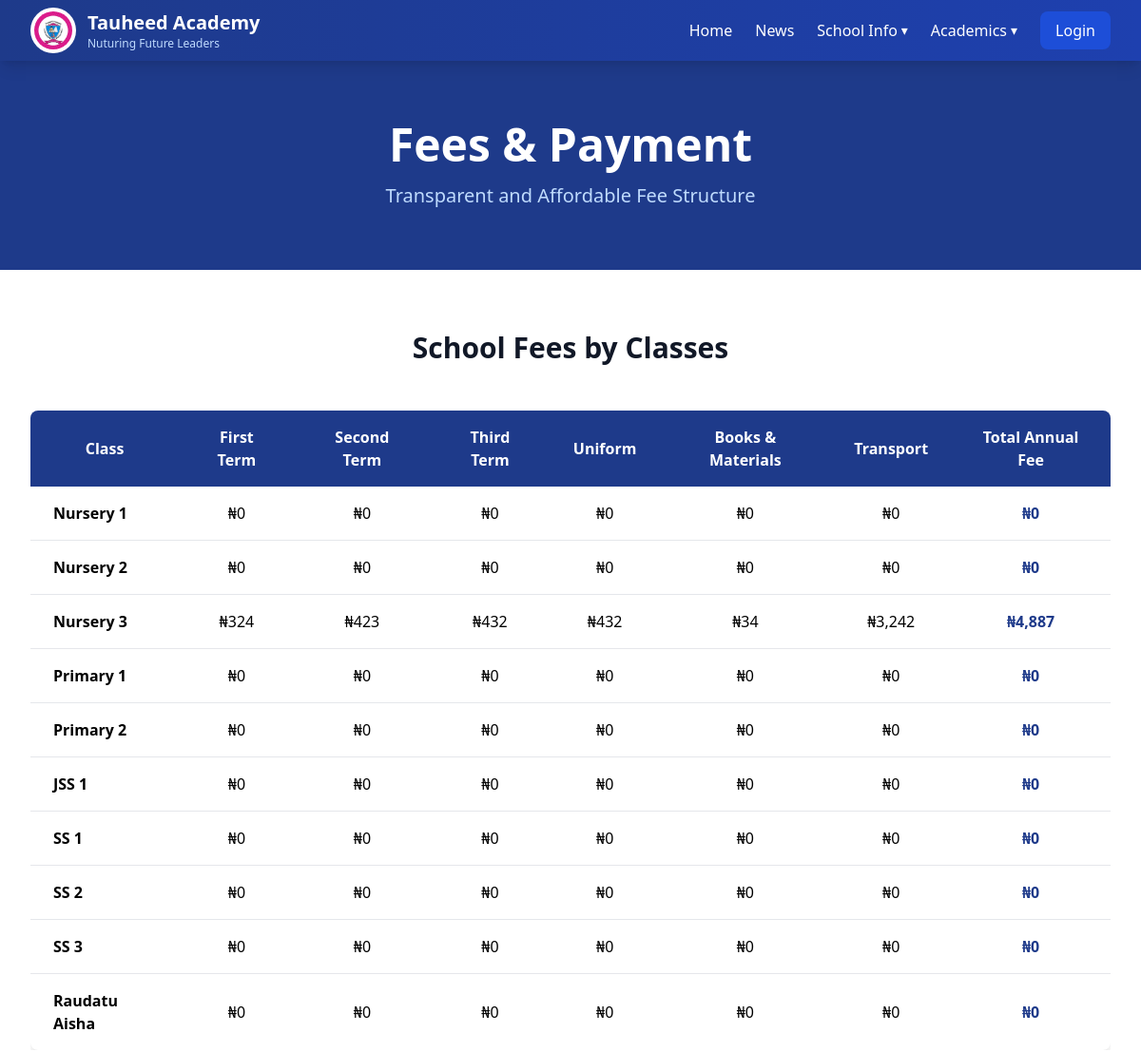
Page /pages/fees.php (upper part) on the earlier database version.
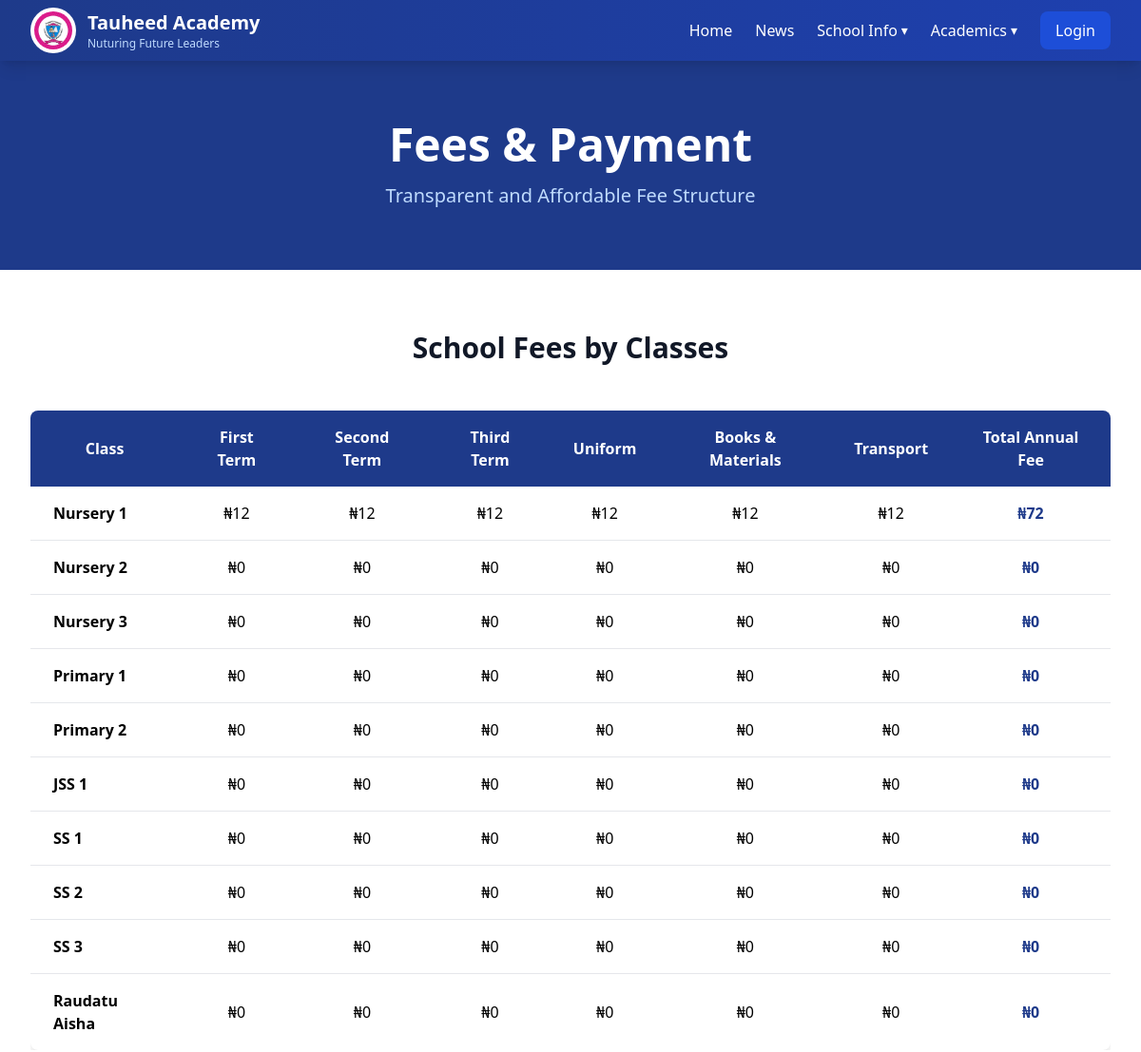
Same page on the later database version.
### tables this page shows
CREATE TABLE `schools` (
  `id` int(11) NOT NULL,
  `name` varchar(150) NOT NULL,
  `motto` varchar(255) DEFAULT NULL,
  `address` varchar(255) DEFAULT NULL,
  `phone` varchar(20) DEFAULT NULL,
  `email` varchar(100) DEFAULT NULL,
  `whatsapp_number` varchar(20) DEFAULT NULL,
  `facebook` varchar(255) DEFAULT NULL,
  `twitter` varchar(255) DEFAULT NULL,
  `instagram` varchar(255) DEFAULT NULL,
  `logo_path` varchar(255) DEFAULT NULL,
  `created_at` timestamp NOT NULL DEFAULT current_timestamp(),
  `updated_at` timestamp NOT NULL DEFAULT current_timestamp() ON UPDATE current_timestamp()
);

CREATE TABLE `fees` (
  `id` int(11) NOT NULL,
  `class_id` int(11) NOT NULL,
  `first_term` decimal(10,2) DEFAULT NULL,
  `second_term` decimal(10,2) DEFAULT NULL,
  `third_term` decimal(10,2) DEFAULT NULL,
  `uniform` decimal(10,2) DEFAULT NULL,
  `transport` decimal(10,2) DEFAULT NULL,
  `materials` decimal(10,2) DEFAULT NULL,
  `created_at` timestamp NOT NULL DEFAULT current_timestamp(),
  `updated_at` timestamp NOT NULL DEFAULT current_timestamp() ON UPDATE current_timestamp()
);

CREATE TABLE `classes` (
  `id` int(11) NOT NULL,
  `section_id` int(11) NOT NULL,
  `name` varchar(100) NOT NULL,
  `created_at` timestamp NOT NULL DEFAULT current_timestamp(),
  `updated_at` timestamp NOT NULL DEFAULT current_timestamp() ON UPDATE current_timestamp(),
  `level` int(11) NOT NULL
);

### routes/functions.php (called while the page is built, shortened)
<?php
include(__DIR__ .  '/./web.php');
function route($name)
{
    global $routes;
    if (isset($routes[$name])) {
        return $routes[$name]['url'];
    }
    return '/tauheed-academy-project/';
}
function asset($path)
{
    return "/tauheed-academy-project/static/" . $path;
}

### routes/web.php (called while the page is built, shortened)
<?php
$baseUrl = BASE_URL;

### pages/fees.php (the view, shortened to what this page needs)
<?php
include(__DIR__ .  '/../includes/header.php');
$stmt = $conn->prepare("
    SELECT
        classes.name,
        fees.*,
        (
            first_term +
            second_term +
            third_term +
            uniform +
            transport +
            materials
        ) AS total
    FROM fees
    LEFT JOIN classes ON fees.class_id = classes.id
    ORDER BY classes.level ASC
");
$stmt->execute();
$fees = $stmt->get_result()->fetch_all(MYSQLI_ASSOC);
?>
<body class="bg-gray-50">
    <?php include(__DIR__ .  '/../includes/nav.php'); ?>
    <section class="bg-blue-900 text-white py-16">
        <div class="max-w-7xl mx-auto px-4 sm:px-6 lg:px-8 text-center">
            <h1 class="text-4xl md:text-5xl font-bold mb-4">Fees & Payment</h1>
            <p class="text-xl text-blue-200">Transparent and Affordable Fee Structure</p>
        </div>
    </section>
    <section class="py-16 bg-white">
        <div class="max-w-7xl mx-auto px-4 sm:px-6 lg:px-8">
            <h2 class="text-3xl font-bold text-center text-gray-900 mb-12">School Fees by Classes</h2>
            <div class="overflow-x-auto">
                <table class="w-full bg-white shadow-lg rounded-lg overflow-hidden">
                    <thead class="bg-blue-900 text-white">
                        <tr>
                            <th class="px-6 py-4 text-center">Class</th>
                            <th class="px-6 py-4 text-center">First Term</th>
                            <th class="px-6 py-4 text-center">Second Term</th>
                            <th class="px-6 py-4 text-center">Third Term</th>
                            <th class="px-6 py-4 text-center">Uniform</th>
                            <th class="px-6 py-4 text-center">Books & Materials</th>
                            <th class="px-6 py-4 text-center">Transport</th>
                            <th class="px-6 py-4 text-center">Total Annual Fee</th>
                        </tr>
                    </thead>
                    <tbody class="divide-y divide-gray-200">
                        <?php foreach ($fees as $fee): ?>
                            <tr class="hover:bg-gray-50">
                                <td class="px-6 py-4 font-semibold"><?= $fee['name'] ?></td>
                                <td class="px-6 py-4 text-center">₦<?= number_format($fee['first_term']) ?></td>
                                <td class="px-6 py-4 text-center">₦<?= number_format($fee['second_term']) ?></td>
                                <td class="px-6 py-4 text-center">₦<?= number_format($fee['third_term']) ?></td>
                                <td class="px-6 py-4 text-center">₦<?= number_format($fee['uniform']) ?></td>
                                <td class="px-6 py-4 text-center">₦<?= number_format($fee['materials']) ?></td>
                                <td class="px-6 py-4 text-center">₦<?= number_format($fee['transport']) ?></td>
                                <td class="px-6 py-4 text-center font-bold text-blue-900">₦<?= number_format($fee['total']) ?></td>
                            </tr>
                        <?php endforeach ?>
                    </tbody>
                </table>
            </div>
        </div>
    </section>
</body>
</html>

### includes/header.php (shortened to what this page needs)
<?php
include(__DIR__ .  '/../routes/functions.php');
$is_logged_in = false;
$stmt = $conn->prepare('SELECT * FROM schools ORDER BY created_at ASC LIMIT 1');
$stmt->execute();
$result = $stmt->get_result();
$school = $result->fetch_assoc();
?>
<!DOCTYPE html>
<html lang="en">
<head>
    <script src="https://cdn.tailwindcss.com"></script>
    <link rel="stylesheet" href="https://cdnjs.cloudflare.com/ajax/libs/font-awesome/6.5.1/css/all.min.css">
    <link href="https://cdn.jsdelivr.net/npm/tom-select/dist/css/tom-select.css" rel="stylesheet">
</head>

### includes/nav.php (shortened to what this page needs)
<nav class="bg-gradient-to-r from-blue-900 to-blue-800 text-white sticky top-0 z-50 shadow-lg">
    <div class="max-w-7xl mx-auto px-4 sm:px-6 lg:px-8">
        <div class="flex justify-between items-center h-16">
            <div class="flex items-center gap-3">
                <img src="<?= asset('images/logo.png') ?>" alt="School Logo" class="h-12 w-12 rounded-full bg-white p-1">
                <div>
                    <h1 class="text-xl font-bold"><?= $school['name'] ?? 'Tauheed Academy' ?></h1>
                    <p class="text-xs text-blue-200"><?= $school['motto'] ?? '' ?></p>
                </div>
            </div>
            <div class="hidden md:flex items-center gap-6">
                <a href="<?= route('home') ?>" class="hover:text-blue-300 transition">Home</a>
                <a href="<?= route('news') ?>" class="hover:text-blue-300 transition">News</a>
                <div class="relative group">
                    <div class="hover:text-blue-300 transition flex items-center gap-1">
                        School Info
                        <span class="text-sm">▾</span>
                    </div>
                </div>
                <div class="relative group">
                    <div class="hover:text-blue-300 transition flex items-center gap-1">
                        Academics
                        <span class="text-sm">▾</span>
                    </div>
                </div>
                <?php if ($is_logged_in): ?>
                    <a href="<?= route('profile') ?>" class="hover:text-blue-300 transition">Profile</a>
                    <?php if ($user_type === 'teacher') : ?>
                        <a href="<?= route('results-management'); ?>" class="hover:text-blue-300 transition">Results</a>
                    <?php elseif ($user_type === 'student') : ?>
                        <a href="<?= route('student-result'); ?>" class="hover:text-blue-300 transition">My Result</a>
                    <?php elseif ($user_type === 'guardian') : ?>
                        <a href="<?= route('my-children') ?>" class="hover:text-blue-300 transition">Me & My Children</a>
                    <?php elseif ($user_type === 'admin'): ?>
                        <a href="<?= route('admin-section'); ?>" class="hover:text-blue-300 transition">Admin Section</a>
                    <?php endif ?>
                    <a href="<?= route('logout'); ?>"> <button class="bg-blue-700 hover:bg-blue-800 px-4 py-2 rounded-lg transition">Logout</button></a>
                <?php else: ?>
                    <a href="<?= route('login'); ?>"> <button class="bg-blue-700 hover:bg-blue-800 px-4 py-2 rounded-lg transition">Login</button></a>
                <?php endif ?>
            </div>
        </div>
    </div>
</nav>

Differences in the rows shown:
changed fees "Nursery 1": first_term "0" → "12"; second_term "0" → "12"; third_term "0" → "12"; uniform "0" → "12"; materials "0" → "12"; transport "0" → "12"; total "0" → "72"
changed fees "Nursery 3": first_term "324" → "0"; second_term "423" → "0"; third_term "432" → "0"; uniform "432" → "0"; materials "34" → "0"; transport "3,242" → "0"; total "4,887" → "0"
